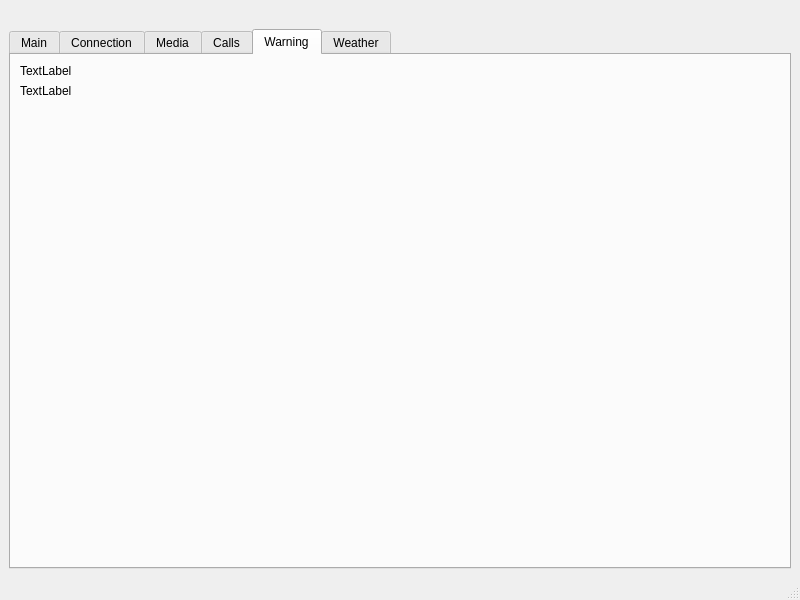
<?xml version="1.0" encoding="UTF-8"?>
<ui version="4.0">
 <class>MainWindow</class>
 <widget class="QMainWindow" name="MainWindow">
  <property name="geometry">
   <rect>
    <x>0</x>
    <y>0</y>
    <width>800</width>
    <height>600</height>
   </rect>
  </property>
  <property name="windowTitle">
   <string>MainWindow</string>
  </property>
  <widget class="QWidget" name="centralwidget">
   <layout class="QHBoxLayout" name="horizontalLayout">
    <item>
     <layout class="QVBoxLayout" name="verticalLayout_2">
      <item>
       <spacer name="horizontalSpacer">
        <property name="orientation">
         <enum>Qt::Horizontal</enum>
        </property>
        <property name="sizeHint" stdset="0">
         <size>
          <width>40</width>
          <height>20</height>
         </size>
        </property>
       </spacer>
      </item>
      <item>
       <widget class="QTabWidget" name="tabWidget">
        <property name="currentIndex">
         <number>4</number>
        </property>
        <widget class="QWidget" name="tab_main">
         <attribute name="title">
          <string>Main</string>
         </attribute>
         <layout class="QGridLayout" name="gridLayout">
          <item row="1" column="1" colspan="2">
           <widget class="QLabel" name="label_api">
            <property name="text">
             <string>TextLabel</string>
            </property>
           </widget>
          </item>
          <item row="9" column="0">
           <spacer name="verticalSpacer_2">
            <property name="orientation">
             <enum>Qt::Vertical</enum>
            </property>
            <property name="sizeHint" stdset="0">
             <size>
              <width>20</width>
              <height>40</height>
             </size>
            </property>
           </spacer>
          </item>
          <item row="2" column="1" colspan="2">
           <widget class="QLabel" name="label_features">
            <property name="text">
             <string>TextLabel</string>
            </property>
           </widget>
          </item>
          <item row="2" column="0">
           <widget class="QLabel" name="label_features_header">
            <property name="text">
             <string>Features:</string>
            </property>
           </widget>
          </item>
          <item row="7" column="0" colspan="3">
           <widget class="QLabel" name="label_img">
            <property name="text">
             <string>TextLabel</string>
            </property>
           </widget>
          </item>
          <item row="10" column="0" colspan="3">
           <widget class="QLabel" name="label_status_2">
            <property name="text">
             <string>TextLabel</string>
            </property>
           </widget>
          </item>
          <item row="5" column="0" colspan="3">
           <widget class="QLabel" name="label_datetime">
            <property name="text">
             <string>TextLabel</string>
            </property>
           </widget>
          </item>
          <item row="0" column="0">
           <widget class="QLabel" name="label_server_header">
            <property name="sizePolicy">
             <sizepolicy hsizetype="Fixed" vsizetype="Preferred">
              <horstretch>0</horstretch>
              <verstretch>0</verstretch>
             </sizepolicy>
            </property>
            <property name="minimumSize">
             <size>
              <width>100</width>
              <height>0</height>
             </size>
            </property>
            <property name="text">
             <string>Server:</string>
            </property>
           </widget>
          </item>
          <item row="6" column="0" colspan="3">
           <widget class="QLabel" name="label_weather">
            <property name="text">
             <string>TextLabel</string>
            </property>
           </widget>
          </item>
          <item row="1" column="0">
           <widget class="QLabel" name="label_api_header">
            <property name="sizePolicy">
             <sizepolicy hsizetype="Fixed" vsizetype="Preferred">
              <horstretch>0</horstretch>
              <verstretch>0</verstretch>
             </sizepolicy>
            </property>
            <property name="minimumSize">
             <size>
              <width>100</width>
              <height>0</height>
             </size>
            </property>
            <property name="text">
             <string>Api:</string>
            </property>
           </widget>
          </item>
          <item row="0" column="1" colspan="2">
           <widget class="QLabel" name="label_server">
            <property name="text">
             <string>TextLabel</string>
            </property>
           </widget>
          </item>
         </layout>
        </widget>
        <widget class="QWidget" name="tab_connection">
         <attribute name="title">
          <string>Connection</string>
         </attribute>
         <layout class="QGridLayout" name="gridLayout_2">
          <item row="3" column="0">
           <widget class="QLabel" name="label_media_header">
            <property name="text">
             <string>Media:</string>
            </property>
           </widget>
          </item>
          <item row="2" column="1" colspan="3">
           <widget class="QLabel" name="label_device">
            <property name="text">
             <string>TextLabel</string>
            </property>
           </widget>
          </item>
          <item row="1" column="0">
           <widget class="QLabel" name="label_connected_header">
            <property name="sizePolicy">
             <sizepolicy hsizetype="Fixed" vsizetype="Preferred">
              <horstretch>0</horstretch>
              <verstretch>0</verstretch>
             </sizepolicy>
            </property>
            <property name="minimumSize">
             <size>
              <width>100</width>
              <height>0</height>
             </size>
            </property>
            <property name="text">
             <string>Connected:</string>
            </property>
           </widget>
          </item>
          <item row="1" column="1" colspan="3">
           <widget class="QLabel" name="label_connected">
            <property name="sizePolicy">
             <sizepolicy hsizetype="Preferred" vsizetype="Preferred">
              <horstretch>0</horstretch>
              <verstretch>0</verstretch>
             </sizepolicy>
            </property>
            <property name="text">
             <string>TextLabel</string>
            </property>
           </widget>
          </item>
          <item row="2" column="0">
           <widget class="QLabel" name="label_device_header">
            <property name="text">
             <string>Device:</string>
            </property>
           </widget>
          </item>
          <item row="5" column="0">
           <spacer name="verticalSpacer_3">
            <property name="orientation">
             <enum>Qt::Vertical</enum>
            </property>
            <property name="sizeHint" stdset="0">
             <size>
              <width>20</width>
              <height>40</height>
             </size>
            </property>
           </spacer>
          </item>
          <item row="3" column="1" colspan="3">
           <widget class="QLabel" name="label_media">
            <property name="text">
             <string>TextLabel</string>
            </property>
           </widget>
          </item>
          <item row="4" column="0">
           <widget class="QLabel" name="label_calls_header">
            <property name="text">
             <string>Calls:</string>
            </property>
           </widget>
          </item>
          <item row="4" column="1" colspan="3">
           <widget class="QLabel" name="label_calls">
            <property name="text">
             <string>TextLabel</string>
            </property>
           </widget>
          </item>
         </layout>
        </widget>
        <widget class="QWidget" name="tab_media">
         <attribute name="title">
          <string>Media</string>
         </attribute>
         <layout class="QGridLayout" name="gridLayout_3">
          <item row="0" column="1" colspan="2">
           <widget class="QLabel" name="label_status">
            <property name="text">
             <string>TextLabel</string>
            </property>
           </widget>
          </item>
          <item row="2" column="1" colspan="2">
           <widget class="QLabel" name="label_title">
            <property name="text">
             <string>TextLabel</string>
            </property>
           </widget>
          </item>
          <item row="0" column="0">
           <widget class="QLabel" name="label_status_header">
            <property name="sizePolicy">
             <sizepolicy hsizetype="Fixed" vsizetype="Preferred">
              <horstretch>0</horstretch>
              <verstretch>0</verstretch>
             </sizepolicy>
            </property>
            <property name="minimumSize">
             <size>
              <width>100</width>
              <height>0</height>
             </size>
            </property>
            <property name="text">
             <string>Status:</string>
            </property>
           </widget>
          </item>
          <item row="2" column="0">
           <widget class="QLabel" name="label_title_header">
            <property name="text">
             <string>Title:</string>
            </property>
           </widget>
          </item>
          <item row="1" column="0">
           <widget class="QLabel" name="label_artist_header">
            <property name="text">
             <string>Artist:</string>
            </property>
           </widget>
          </item>
          <item row="4" column="2">
           <spacer name="verticalSpacer_4">
            <property name="orientation">
             <enum>Qt::Vertical</enum>
            </property>
            <property name="sizeHint" stdset="0">
             <size>
              <width>20</width>
              <height>366</height>
             </size>
            </property>
           </spacer>
          </item>
          <item row="1" column="1" colspan="2">
           <widget class="QLabel" name="label_artist">
            <property name="text">
             <string>TextLabel</string>
            </property>
           </widget>
          </item>
          <item row="3" column="0">
           <widget class="QLabel" name="label_album_header">
            <property name="text">
             <string>Album:</string>
            </property>
           </widget>
          </item>
          <item row="3" column="1" colspan="2">
           <widget class="QLabel" name="label_album">
            <property name="text">
             <string>TextLabel</string>
            </property>
           </widget>
          </item>
         </layout>
        </widget>
        <widget class="QWidget" name="tab_calls">
         <attribute name="title">
          <string>Calls</string>
         </attribute>
        </widget>
        <widget class="QWidget" name="tab_warning">
         <attribute name="title">
          <string>Warning</string>
         </attribute>
         <layout class="QGridLayout" name="gridLayout_4">
          <item row="2" column="0">
           <spacer name="verticalSpacer">
            <property name="orientation">
             <enum>Qt::Vertical</enum>
            </property>
            <property name="sizeHint" stdset="0">
             <size>
              <width>20</width>
              <height>40</height>
             </size>
            </property>
           </spacer>
          </item>
          <item row="1" column="0">
           <widget class="QLabel" name="label_warning_map">
            <property name="text">
             <string>TextLabel</string>
            </property>
           </widget>
          </item>
          <item row="0" column="0">
           <widget class="QLabel" name="label_warnings">
            <property name="text">
             <string>TextLabel</string>
            </property>
           </widget>
          </item>
         </layout>
        </widget>
        <widget class="QWidget" name="tab_weather">
         <attribute name="title">
          <string>Weather</string>
         </attribute>
        </widget>
       </widget>
      </item>
     </layout>
    </item>
   </layout>
  </widget>
  <widget class="QMenuBar" name="menubar">
   <property name="geometry">
    <rect>
     <x>0</x>
     <y>0</y>
     <width>800</width>
     <height>22</height>
    </rect>
   </property>
  </widget>
  <widget class="QStatusBar" name="statusbar"/>
 </widget>
 <resources/>
 <connections/>
</ui>
